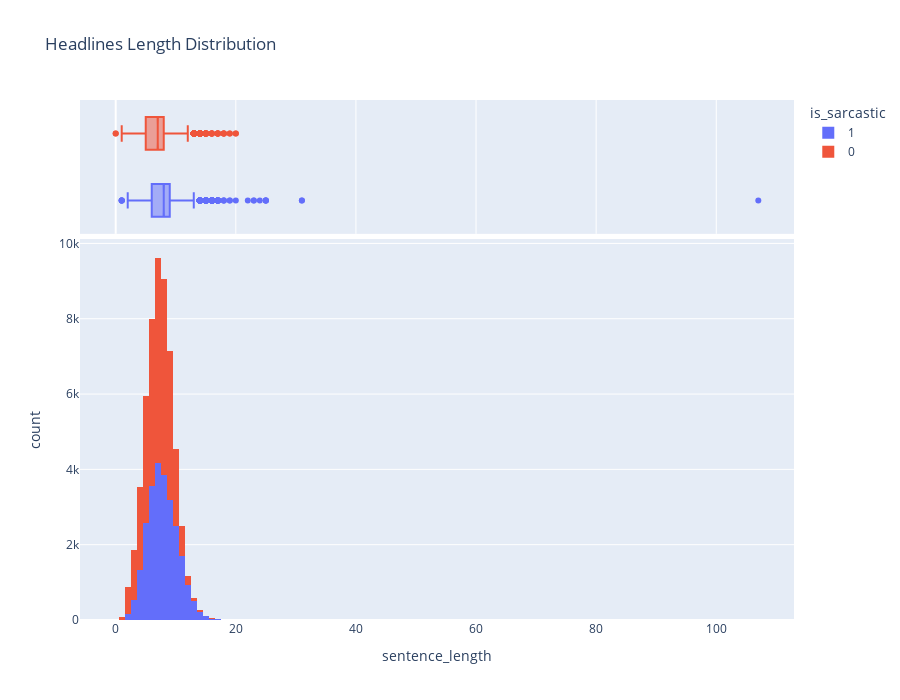

The code cell stored with this chart in its notebook:
### Markdown cell above
## Headlines Length Distribution
- Look for outlier length of headline sentences
- Usually the headlines shouldn't be more than 20-30 words

### Code cell
px.histogram(data, x="sentence_length",height=700, color='is_sarcastic', title="Headlines Length Distribution", marginal="box")

### Figure 1 — Plotly figure (JSON) as saved in the notebook; plotly's stock layout.template omitted (floating-point values rounded to 4 significant figures; data arrays with more than 128 entries replaced by an {"elided": "..."} marker saying what was removed)
{"data": [{"alignmentgroup": "True", "bingroup": "x", "hovertemplate": "is_sarcastic=1<br>sentence_length=%{x}<br>count=%{y}<extra></extra>", "legendgroup": "1", "marker": {"color": "#636efa", "pattern": {"shape": ""}}, "name": "1", "offsetgroup": "1", "orientation": "v", "showlegend": true, "type": "histogram", "x": {"elided": "25358 int values"}, "xaxis": "x", "yaxis": "y"}, {"alignmentgroup": "True", "hovertemplate": "is_sarcastic=1<br>sentence_length=%{x}<extra></extra>", "legendgroup": "1", "marker": {"color": "#636efa"}, "name": "1", "notched": true, "offsetgroup": "1", "showlegend": false, "type": "box", "x": {"elided": "25358 int values"}, "xaxis": "x2", "yaxis": "y2"}, {"alignmentgroup": "True", "bingroup": "x", "hovertemplate": "is_sarcastic=0<br>sentence_length=%{x}<br>count=%{y}<extra></extra>", "legendgroup": "0", "marker": {"color": "#EF553B", "pattern": {"shape": ""}}, "name": "0", "offsetgroup": "0", "orientation": "v", "showlegend": true, "type": "histogram", "x": {"elided": "29970 int values"}, "xaxis": "x", "yaxis": "y"}, {"alignmentgroup": "True", "hovertemplate": "is_sarcastic=0<br>sentence_length=%{x}<extra></extra>", "legendgroup": "0", "marker": {"color": "#EF553B"}, "name": "0", "notched": true, "offsetgroup": "0", "showlegend": false, "type": "box", "x": {"elided": "29970 int values"}, "xaxis": "x2", "yaxis": "y2"}], "layout": {"barmode": "relative", "height": 700, "legend": {"title": {"text": "is_sarcastic"}, "tracegroupgap": 0}, "title": {"text": "Headlines Length Distribution"}, "xaxis": {"anchor": "y", "domain": [0, 1], "title": {"text": "sentence_length"}}, "xaxis2": {"anchor": "y2", "domain": [0, 1], "matches": "x", "showgrid": true, "showticklabels": false}, "yaxis": {"anchor": "x", "domain": [0, 0.7326], "title": {"text": "count"}}, "yaxis2": {"anchor": "x2", "domain": [0.7426, 1], "matches": "y2", "showgrid": false, "showline": false, "showticklabels": false, "ticks": ""}}}
